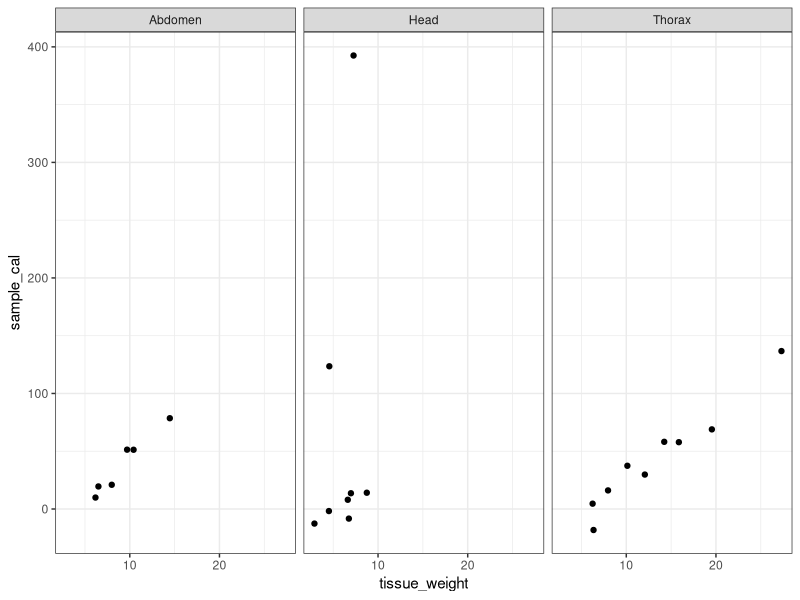
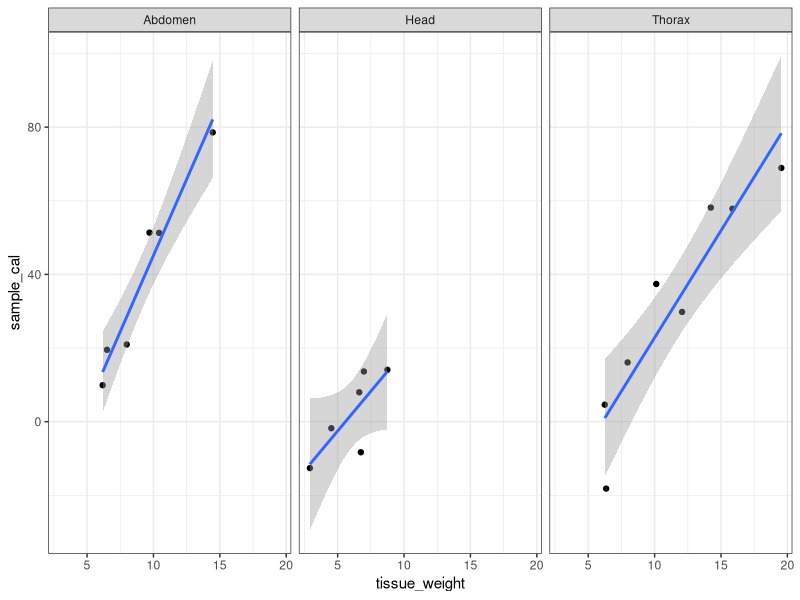
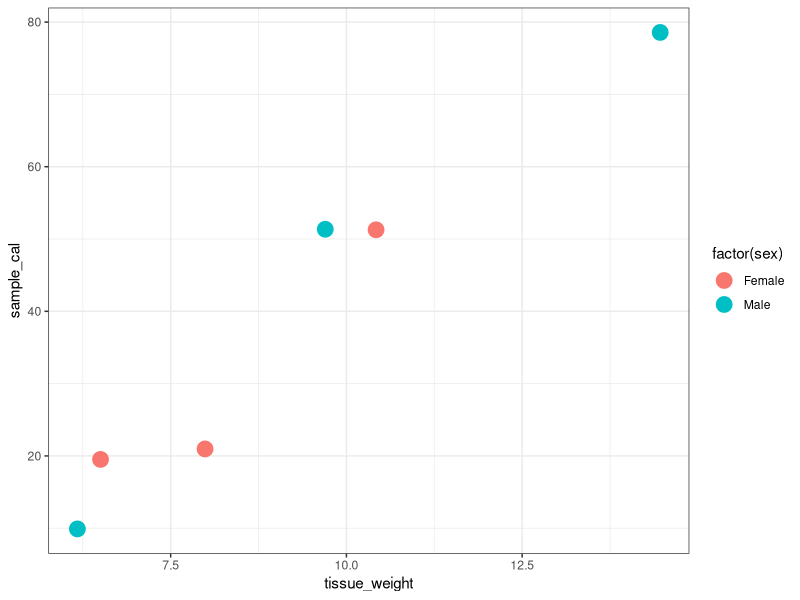
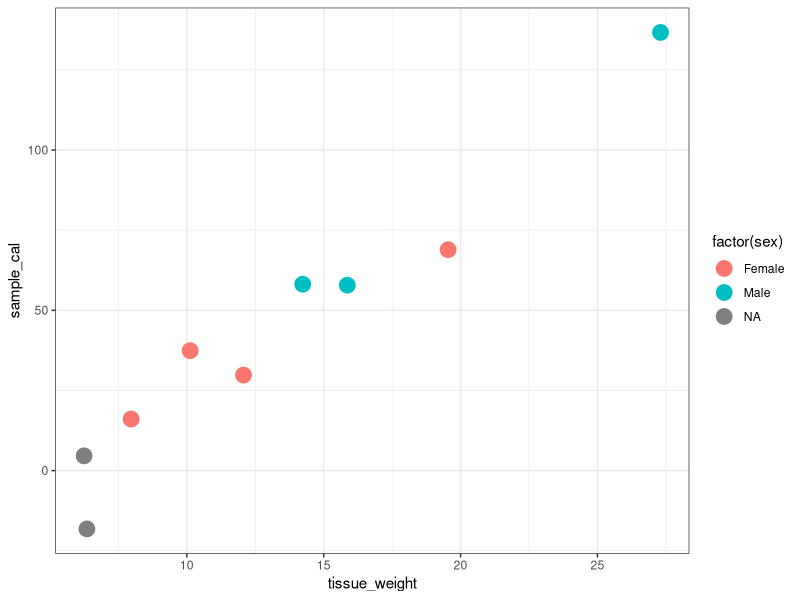

The R script that drew these images, in order:
#Calorimeter bomb fly data
#keatonwilson@me.com
#2018-05-14
#

#Reading in the data
library(tidyverse)

tach_cal = read_csv("tach_cal.csv")


#Plotting

ggplot(tach_cal, aes(x = tissue_weight, y = sample_cal)) +
  geom_point() +
  facet_wrap(~factor(tissue_ID)) +
  theme_bw()

#Bad values for heads - let's throw them out for now. 
#

tach_cal %>%
  mutate(tissue_ID = factor(tissue_ID)) %>%
  filter((sample_cal < 100)) %>%
  ggplot(aes(x = tissue_weight, y = sample_cal)) +
  geom_point() +
  facet_wrap(~factor(tissue_ID)) +
  theme_bw() +
  geom_smooth(method = "lm")

#Splitting by tissue

tach_ab = tach_cal %>%
  filter(tissue_ID == "Abdomen") 

tach_head = tach_cal %>%
  filter(tissue_ID == "Head") %>%
  filter(sample_cal < 100)

tach_thorax = tach_cal %>%
  filter(tissue_ID == "Thorax")

lm.ab = lm(sample_cal ~ tissue_weight, data = tach_ab)
lm.head = lm(sample_cal ~ tissue_weight, data = tach_head)
lm.thorax = lm(sample_cal ~ tissue_weight, data = tach_thorax)


ggplot(tach_ab, aes(x = tissue_weight, y = sample_cal, color = factor(sex))) +
  geom_point(size = 5) +
    theme_bw()

ggplot(tach_thorax, aes(x = tissue_weight, y = sample_cal, color = factor(sex))) +
  geom_point(size = 5) +
  theme_bw()
